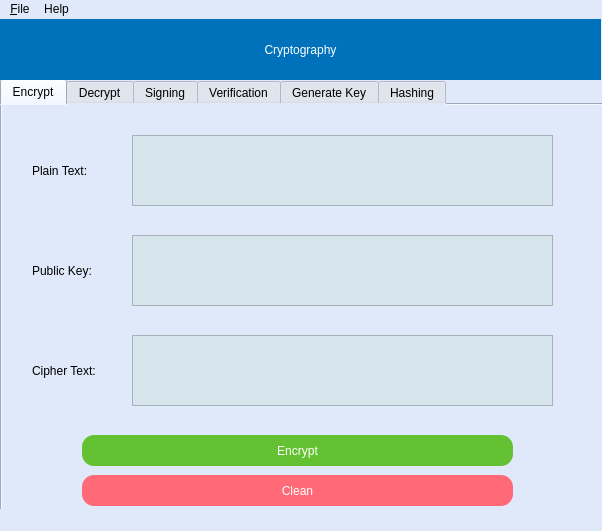
<?xml version="1.0" encoding="UTF-8"?>
<ui version="4.0">
 <class>MainWindow</class>
 <widget class="QMainWindow" name="MainWindow">
  <property name="geometry">
   <rect>
    <x>0</x>
    <y>0</y>
    <width>602</width>
    <height>531</height>
   </rect>
  </property>
  <property name="minimumSize">
   <size>
    <width>602</width>
    <height>531</height>
   </size>
  </property>
  <property name="maximumSize">
   <size>
    <width>602</width>
    <height>531</height>
   </size>
  </property>
  <property name="windowTitle">
   <string>Cryptography</string>
  </property>
  <property name="windowIcon">
   <iconset>
    <normaloff>img/icon.png</normaloff>img/icon.png</iconset>
  </property>
  <property name="styleSheet">
   <string notr="true">background-color: rgb(224, 233, 250);</string>
  </property>
  <widget class="QWidget" name="centralwidget">
   <widget class="QTabWidget" name="tabWidget">
    <property name="geometry">
     <rect>
      <x>0</x>
      <y>60</y>
      <width>661</width>
      <height>531</height>
     </rect>
    </property>
    <property name="minimumSize">
     <size>
      <width>661</width>
      <height>531</height>
     </size>
    </property>
    <property name="maximumSize">
     <size>
      <width>661</width>
      <height>531</height>
     </size>
    </property>
    <property name="styleSheet">
     <string notr="true">background-color: rgb(224, 233, 250);</string>
    </property>
    <property name="currentIndex">
     <number>0</number>
    </property>
    <widget class="QWidget" name="tab">
     <attribute name="title">
      <string>Encrypt</string>
     </attribute>
     <widget class="QLabel" name="label_6">
      <property name="geometry">
       <rect>
        <x>30</x>
        <y>50</y>
        <width>81</width>
        <height>31</height>
       </rect>
      </property>
      <property name="styleSheet">
       <string notr="true">font: 700 11pt &quot;Segoe UI&quot;;</string>
      </property>
      <property name="text">
       <string>Plain Text:</string>
      </property>
     </widget>
     <widget class="QTextEdit" name="textbox_plain_rsa">
      <property name="geometry">
       <rect>
        <x>130</x>
        <y>30</y>
        <width>421</width>
        <height>71</height>
       </rect>
      </property>
      <property name="styleSheet">
       <string notr="true">color: rgb(34, 109, 121);
font: 700 11pt &quot;Segoe UI&quot;;
background-color: rgb(213, 229, 235);</string>
      </property>
      <property name="placeholderText">
       <string/>
      </property>
     </widget>
     <widget class="QLabel" name="label_7">
      <property name="geometry">
       <rect>
        <x>30</x>
        <y>250</y>
        <width>91</width>
        <height>31</height>
       </rect>
      </property>
      <property name="styleSheet">
       <string notr="true">font: 700 11pt &quot;Segoe UI&quot;;</string>
      </property>
      <property name="text">
       <string>Cipher Text:</string>
      </property>
     </widget>
     <widget class="QTextEdit" name="textbox_cipher_rsa">
      <property name="geometry">
       <rect>
        <x>130</x>
        <y>230</y>
        <width>421</width>
        <height>71</height>
       </rect>
      </property>
      <property name="styleSheet">
       <string notr="true">color: rgb(34, 109, 121);
font: 700 11pt &quot;Segoe UI&quot;;
background-color: rgb(213, 229, 235);</string>
      </property>
     </widget>
     <widget class="QTextEdit" name="textbox_public_rsa">
      <property name="geometry">
       <rect>
        <x>130</x>
        <y>130</y>
        <width>421</width>
        <height>71</height>
       </rect>
      </property>
      <property name="styleSheet">
       <string notr="true">color: rgb(34, 109, 121);
font: 700 11pt &quot;Segoe UI&quot;;
background-color: rgb(213, 229, 235);</string>
      </property>
     </widget>
     <widget class="QLabel" name="label_12">
      <property name="geometry">
       <rect>
        <x>30</x>
        <y>150</y>
        <width>91</width>
        <height>31</height>
       </rect>
      </property>
      <property name="styleSheet">
       <string notr="true">font: 700 11pt &quot;Segoe UI&quot;;</string>
      </property>
      <property name="text">
       <string>Public Key:</string>
      </property>
     </widget>
     <widget class="QPushButton" name="btn_encrypt_rsa">
      <property name="geometry">
       <rect>
        <x>80</x>
        <y>330</y>
        <width>431</width>
        <height>31</height>
       </rect>
      </property>
      <property name="styleSheet">
       <string notr="true">QPushButton{
font: 700 13pt &quot;Segoe UI&quot;;
border-radius:12%;
background-color:#63c132;
color: rgb(255, 255, 255);
}
QPushButton:pressed{
	background-color: rgb(81, 157, 41);
}

</string>
      </property>
      <property name="text">
       <string>Encrypt</string>
      </property>
     </widget>
     <widget class="QPushButton" name="btn_clean_en">
      <property name="geometry">
       <rect>
        <x>80</x>
        <y>370</y>
        <width>431</width>
        <height>31</height>
       </rect>
      </property>
      <property name="styleSheet">
       <string notr="true">QPushButton{
font: 700 13pt &quot;Segoe UI&quot;;
border-radius:12%;
background-color:#ff6978;
color: rgb(255, 255, 255);
}
QPushButton:pressed{
	background-color: rgb(227, 93, 107);
}

</string>
      </property>
      <property name="text">
       <string>Clean</string>
      </property>
     </widget>
    </widget>
    <widget class="QWidget" name="tab_2">
     <attribute name="title">
      <string>Decrypt</string>
     </attribute>
     <widget class="QTextEdit" name="textbox_Private_rsa">
      <property name="geometry">
       <rect>
        <x>130</x>
        <y>130</y>
        <width>421</width>
        <height>71</height>
       </rect>
      </property>
      <property name="styleSheet">
       <string notr="true">color: rgb(34, 109, 121);
font: 700 11pt &quot;Segoe UI&quot;;
background-color: rgb(213, 229, 235);</string>
      </property>
     </widget>
     <widget class="QLabel" name="label_13">
      <property name="geometry">
       <rect>
        <x>30</x>
        <y>50</y>
        <width>91</width>
        <height>31</height>
       </rect>
      </property>
      <property name="styleSheet">
       <string notr="true">font: 700 11pt &quot;Segoe UI&quot;;</string>
      </property>
      <property name="text">
       <string>Cipher Text:</string>
      </property>
     </widget>
     <widget class="QLabel" name="label_14">
      <property name="geometry">
       <rect>
        <x>30</x>
        <y>150</y>
        <width>91</width>
        <height>31</height>
       </rect>
      </property>
      <property name="styleSheet">
       <string notr="true">font: 700 11pt &quot;Segoe UI&quot;;</string>
      </property>
      <property name="text">
       <string>Private Key:</string>
      </property>
     </widget>
     <widget class="QTextEdit" name="textbox_plain_rsa_de">
      <property name="geometry">
       <rect>
        <x>130</x>
        <y>230</y>
        <width>421</width>
        <height>71</height>
       </rect>
      </property>
      <property name="styleSheet">
       <string notr="true">color: rgb(34, 109, 121);
font: 700 11pt &quot;Segoe UI&quot;;
background-color: rgb(213, 229, 235);</string>
      </property>
     </widget>
     <widget class="QPushButton" name="btn_decrypt_rsa">
      <property name="geometry">
       <rect>
        <x>80</x>
        <y>330</y>
        <width>431</width>
        <height>31</height>
       </rect>
      </property>
      <property name="styleSheet">
       <string notr="true">QPushButton{
font: 700 13pt &quot;Segoe UI&quot;;
border-radius:12%;
background-color:#63c132;
color: rgb(255, 255, 255);
}
QPushButton:pressed{
	background-color: rgb(81, 157, 41);
}

</string>
      </property>
      <property name="text">
       <string>Decrypt</string>
      </property>
     </widget>
     <widget class="QTextEdit" name="textbox_cipher_rsa_de">
      <property name="geometry">
       <rect>
        <x>130</x>
        <y>30</y>
        <width>421</width>
        <height>71</height>
       </rect>
      </property>
      <property name="styleSheet">
       <string notr="true">color: rgb(34, 109, 121);
font: 700 11pt &quot;Segoe UI&quot;;
background-color: rgb(213, 229, 235);</string>
      </property>
     </widget>
     <widget class="QLabel" name="label_15">
      <property name="geometry">
       <rect>
        <x>30</x>
        <y>250</y>
        <width>91</width>
        <height>31</height>
       </rect>
      </property>
      <property name="styleSheet">
       <string notr="true">font: 700 11pt &quot;Segoe UI&quot;;</string>
      </property>
      <property name="text">
       <string>Plain Text:</string>
      </property>
     </widget>
     <widget class="QPushButton" name="btn_clean_de">
      <property name="geometry">
       <rect>
        <x>80</x>
        <y>370</y>
        <width>431</width>
        <height>31</height>
       </rect>
      </property>
      <property name="styleSheet">
       <string notr="true">QPushButton{
font: 700 13pt &quot;Segoe UI&quot;;
border-radius:12%;
background-color:#ff6978;
color: rgb(255, 255, 255);
}
QPushButton:pressed{
	background-color: rgb(227, 93, 107);
}

</string>
      </property>
      <property name="text">
       <string>Clean</string>
      </property>
     </widget>
    </widget>
    <widget class="QWidget" name="tab_3">
     <attribute name="title">
      <string>Signing</string>
     </attribute>
     <widget class="QLabel" name="label_16">
      <property name="geometry">
       <rect>
        <x>30</x>
        <y>50</y>
        <width>81</width>
        <height>31</height>
       </rect>
      </property>
      <property name="styleSheet">
       <string notr="true">font: 700 11pt &quot;Segoe UI&quot;;</string>
      </property>
      <property name="text">
       <string>Plain Text:</string>
      </property>
     </widget>
     <widget class="QTextEdit" name="textbox_plain_sign_rsa">
      <property name="geometry">
       <rect>
        <x>130</x>
        <y>30</y>
        <width>421</width>
        <height>71</height>
       </rect>
      </property>
      <property name="styleSheet">
       <string notr="true">color: rgb(34, 109, 121);
font: 700 11pt &quot;Segoe UI&quot;;
background-color: rgb(213, 229, 235);</string>
      </property>
     </widget>
     <widget class="QTextEdit" name="textbox_private_sign_rsa">
      <property name="geometry">
       <rect>
        <x>130</x>
        <y>130</y>
        <width>421</width>
        <height>71</height>
       </rect>
      </property>
      <property name="styleSheet">
       <string notr="true">color: rgb(34, 109, 121);
font: 700 11pt &quot;Segoe UI&quot;;
background-color: rgb(213, 229, 235);</string>
      </property>
     </widget>
     <widget class="QLabel" name="label_17">
      <property name="geometry">
       <rect>
        <x>30</x>
        <y>150</y>
        <width>91</width>
        <height>31</height>
       </rect>
      </property>
      <property name="styleSheet">
       <string notr="true">font: 700 11pt &quot;Segoe UI&quot;;</string>
      </property>
      <property name="text">
       <string>Private Key:</string>
      </property>
     </widget>
     <widget class="QTextEdit" name="textbox_signed_rsa">
      <property name="geometry">
       <rect>
        <x>130</x>
        <y>230</y>
        <width>421</width>
        <height>71</height>
       </rect>
      </property>
      <property name="styleSheet">
       <string notr="true">color: rgb(34, 109, 121);
font: 700 11pt &quot;Segoe UI&quot;;
background-color: rgb(213, 229, 235);</string>
      </property>
     </widget>
     <widget class="QPushButton" name="btn_signing_rsa">
      <property name="geometry">
       <rect>
        <x>80</x>
        <y>330</y>
        <width>431</width>
        <height>31</height>
       </rect>
      </property>
      <property name="styleSheet">
       <string notr="true">QPushButton{
font: 700 13pt &quot;Segoe UI&quot;;
border-radius:12%;
background-color:#63c132;
color: rgb(255, 255, 255);
}
QPushButton:pressed{
	background-color: rgb(81, 157, 41);
}

</string>
      </property>
      <property name="text">
       <string>Signing</string>
      </property>
     </widget>
     <widget class="QLabel" name="label_18">
      <property name="geometry">
       <rect>
        <x>30</x>
        <y>250</y>
        <width>91</width>
        <height>31</height>
       </rect>
      </property>
      <property name="styleSheet">
       <string notr="true">font: 700 11pt &quot;Segoe UI&quot;;</string>
      </property>
      <property name="text">
       <string>Signed Text:</string>
      </property>
     </widget>
     <widget class="QPushButton" name="btn_clean_sig">
      <property name="geometry">
       <rect>
        <x>80</x>
        <y>370</y>
        <width>431</width>
        <height>31</height>
       </rect>
      </property>
      <property name="styleSheet">
       <string notr="true">QPushButton{
font: 700 13pt &quot;Segoe UI&quot;;
border-radius:12%;
background-color:#ff6978;
color: rgb(255, 255, 255);
}
QPushButton:pressed{
	background-color: rgb(227, 93, 107);
}

</string>
      </property>
      <property name="text">
       <string>Clean</string>
      </property>
     </widget>
    </widget>
    <widget class="QWidget" name="tab_4">
     <attribute name="title">
      <string>Verification</string>
     </attribute>
     <widget class="QTextEdit" name="textbox_plain_veri_rsa">
      <property name="geometry">
       <rect>
        <x>130</x>
        <y>30</y>
        <width>421</width>
        <height>71</height>
       </rect>
      </property>
      <property name="styleSheet">
       <string notr="true">color: rgb(34, 109, 121);
font: 700 11pt &quot;Segoe UI&quot;;
background-color: rgb(213, 229, 235);</string>
      </property>
     </widget>
     <widget class="QLabel" name="label_19">
      <property name="geometry">
       <rect>
        <x>30</x>
        <y>250</y>
        <width>91</width>
        <height>31</height>
       </rect>
      </property>
      <property name="styleSheet">
       <string notr="true">font: 700 11pt &quot;Segoe UI&quot;;</string>
      </property>
      <property name="text">
       <string>Public Key:</string>
      </property>
     </widget>
     <widget class="QLabel" name="label_20">
      <property name="geometry">
       <rect>
        <x>30</x>
        <y>50</y>
        <width>81</width>
        <height>31</height>
       </rect>
      </property>
      <property name="styleSheet">
       <string notr="true">font: 700 11pt &quot;Segoe UI&quot;;</string>
      </property>
      <property name="text">
       <string>Plain Text:</string>
      </property>
     </widget>
     <widget class="QTextEdit" name="textbox_public_veri_rsa">
      <property name="geometry">
       <rect>
        <x>130</x>
        <y>230</y>
        <width>421</width>
        <height>71</height>
       </rect>
      </property>
      <property name="styleSheet">
       <string notr="true">color: rgb(34, 109, 121);
font: 700 11pt &quot;Segoe UI&quot;;
background-color: rgb(213, 229, 235);</string>
      </property>
     </widget>
     <widget class="QPushButton" name="btn_verification_rsa">
      <property name="geometry">
       <rect>
        <x>80</x>
        <y>330</y>
        <width>431</width>
        <height>31</height>
       </rect>
      </property>
      <property name="styleSheet">
       <string notr="true">QPushButton{
font: 700 13pt &quot;Segoe UI&quot;;
border-radius:12%;
background-color:#63c132;
color: rgb(255, 255, 255);
}
QPushButton:pressed{
	background-color: rgb(81, 157, 41);
}

</string>
      </property>
      <property name="text">
       <string>Verification</string>
      </property>
     </widget>
     <widget class="QLabel" name="label_22">
      <property name="geometry">
       <rect>
        <x>30</x>
        <y>150</y>
        <width>91</width>
        <height>31</height>
       </rect>
      </property>
      <property name="styleSheet">
       <string notr="true">font: 700 11pt &quot;Segoe UI&quot;;</string>
      </property>
      <property name="text">
       <string>Signed Text:</string>
      </property>
     </widget>
     <widget class="QTextEdit" name="textbox_signed_veri_rsa">
      <property name="geometry">
       <rect>
        <x>130</x>
        <y>130</y>
        <width>421</width>
        <height>71</height>
       </rect>
      </property>
      <property name="styleSheet">
       <string notr="true">color: rgb(34, 109, 121);
font: 700 11pt &quot;Segoe UI&quot;;
background-color: rgb(213, 229, 235);</string>
      </property>
     </widget>
     <widget class="QPushButton" name="btn_clean_ver">
      <property name="geometry">
       <rect>
        <x>80</x>
        <y>370</y>
        <width>431</width>
        <height>31</height>
       </rect>
      </property>
      <property name="styleSheet">
       <string notr="true">QPushButton{
font: 700 13pt &quot;Segoe UI&quot;;
border-radius:12%;
background-color:#ff6978;
color: rgb(255, 255, 255);
}
QPushButton:pressed{
	background-color: rgb(227, 93, 107);
}

</string>
      </property>
      <property name="text">
       <string>Clean</string>
      </property>
     </widget>
    </widget>
    <widget class="QWidget" name="tab_5">
     <attribute name="title">
      <string>Generate Key</string>
     </attribute>
     <widget class="QLabel" name="label_2">
      <property name="geometry">
       <rect>
        <x>30</x>
        <y>140</y>
        <width>81</width>
        <height>31</height>
       </rect>
      </property>
      <property name="styleSheet">
       <string notr="true">font: 700 11pt &quot;Segoe UI&quot;;</string>
      </property>
      <property name="text">
       <string>Public Key:</string>
      </property>
     </widget>
     <widget class="QLabel" name="label_3">
      <property name="geometry">
       <rect>
        <x>30</x>
        <y>250</y>
        <width>91</width>
        <height>31</height>
       </rect>
      </property>
      <property name="styleSheet">
       <string notr="true">font: 700 11pt &quot;Segoe UI&quot;;</string>
      </property>
      <property name="text">
       <string>Private Key:</string>
      </property>
     </widget>
     <widget class="QTextEdit" name="text_public">
      <property name="geometry">
       <rect>
        <x>130</x>
        <y>120</y>
        <width>421</width>
        <height>71</height>
       </rect>
      </property>
      <property name="styleSheet">
       <string notr="true">color: rgb(34, 109, 121);
font: 700 13pt &quot;Segoe UI&quot;;
background-color: rgb(213, 229, 235);</string>
      </property>
     </widget>
     <widget class="QTextEdit" name="text_private">
      <property name="geometry">
       <rect>
        <x>130</x>
        <y>230</y>
        <width>421</width>
        <height>71</height>
       </rect>
      </property>
      <property name="styleSheet">
       <string notr="true">color: rgb(34, 109, 121);
font: 700 13pt &quot;Segoe UI&quot;;
background-color: rgb(213, 229, 235);</string>
      </property>
     </widget>
     <widget class="QPushButton" name="btn_generate">
      <property name="geometry">
       <rect>
        <x>80</x>
        <y>330</y>
        <width>431</width>
        <height>31</height>
       </rect>
      </property>
      <property name="styleSheet">
       <string notr="true">QPushButton{
font: 700 14pt &quot;Segoe UI&quot;;
border-radius:12%;
background-color:#63c132;
color: rgb(255, 255, 255);
}
QPushButton:pressed{
	background-color: rgb(81, 157, 41);
}
</string>
      </property>
      <property name="text">
       <string>Generate Key</string>
      </property>
     </widget>
     <widget class="QPushButton" name="btn_clean_gen">
      <property name="geometry">
       <rect>
        <x>80</x>
        <y>370</y>
        <width>431</width>
        <height>31</height>
       </rect>
      </property>
      <property name="styleSheet">
       <string notr="true">QPushButton{
font: 700 13pt &quot;Segoe UI&quot;;
border-radius:12%;
background-color:#ff6978;
color: rgb(255, 255, 255);
}
QPushButton:pressed{
	background-color: rgb(227, 93, 107);
}

</string>
      </property>
      <property name="text">
       <string>Clean</string>
      </property>
     </widget>
     <widget class="QLabel" name="label_4">
      <property name="geometry">
       <rect>
        <x>10</x>
        <y>10</y>
        <width>581</width>
        <height>51</height>
       </rect>
      </property>
      <property name="styleSheet">
       <string notr="true">color: rgb(0, 114, 187);
font: 700 italic 17pt &quot;Segoe UI&quot;;
</string>
      </property>
      <property name="text">
       <string>RSA Key Generator</string>
      </property>
      <property name="alignment">
       <set>Qt::AlignCenter</set>
      </property>
     </widget>
     <widget class="QLabel" name="label_5">
      <property name="geometry">
       <rect>
        <x>20</x>
        <y>70</y>
        <width>471</width>
        <height>31</height>
       </rect>
      </property>
      <property name="styleSheet">
       <string notr="true">color: rgb(0, 114, 187);
font: 700 12pt &quot;Segoe UI&quot;;</string>
      </property>
      <property name="text">
       <string>* The Public Key &amp; Private Key expires after 20 seconds.</string>
      </property>
     </widget>
    </widget>
    <widget class="QWidget" name="tab_6">
     <attribute name="title">
      <string>Hashing</string>
     </attribute>
     <widget class="QLabel" name="label_23">
      <property name="geometry">
       <rect>
        <x>20</x>
        <y>50</y>
        <width>81</width>
        <height>31</height>
       </rect>
      </property>
      <property name="styleSheet">
       <string notr="true">font: 700 11pt &quot;Segoe UI&quot;;</string>
      </property>
      <property name="text">
       <string>Plain Text:</string>
      </property>
     </widget>
     <widget class="QTextEdit" name="text_plain_hash">
      <property name="geometry">
       <rect>
        <x>130</x>
        <y>30</y>
        <width>421</width>
        <height>71</height>
       </rect>
      </property>
      <property name="styleSheet">
       <string notr="true">color: rgb(34, 109, 121);
font: 700 11pt &quot;Segoe UI&quot;;
background-color: rgb(213, 229, 235);</string>
      </property>
     </widget>
     <widget class="QPushButton" name="btn_hash">
      <property name="geometry">
       <rect>
        <x>80</x>
        <y>330</y>
        <width>431</width>
        <height>31</height>
       </rect>
      </property>
      <property name="styleSheet">
       <string notr="true">QPushButton{
font: 700 14pt &quot;Segoe UI&quot;;
border-radius:12%;
background-color:#63c132;
color: rgb(255, 255, 255);
}
QPushButton:pressed{
	background-color: rgb(81, 157, 41);
}
</string>
      </property>
      <property name="text">
       <string>Hash</string>
      </property>
     </widget>
     <widget class="QLabel" name="label_24">
      <property name="geometry">
       <rect>
        <x>20</x>
        <y>220</y>
        <width>91</width>
        <height>31</height>
       </rect>
      </property>
      <property name="styleSheet">
       <string notr="true">font: 700 11pt &quot;Segoe UI&quot;;</string>
      </property>
      <property name="text">
       <string>Hashed Text:</string>
      </property>
     </widget>
     <widget class="QTextEdit" name="text_hashed_hash">
      <property name="geometry">
       <rect>
        <x>130</x>
        <y>200</y>
        <width>421</width>
        <height>71</height>
       </rect>
      </property>
      <property name="styleSheet">
       <string notr="true">color: rgb(34, 109, 121);
font: 700 10pt &quot;Segoe UI&quot;;
background-color: rgb(213, 229, 235);</string>
      </property>
     </widget>
     <widget class="QLabel" name="label_25">
      <property name="geometry">
       <rect>
        <x>20</x>
        <y>130</y>
        <width>121</width>
        <height>41</height>
       </rect>
      </property>
      <property name="styleSheet">
       <string notr="true">font: 700 11pt &quot;Segoe UI&quot;;</string>
      </property>
      <property name="text">
       <string>Hash Algorithm:</string>
      </property>
     </widget>
     <widget class="QComboBox" name="combobox">
      <property name="geometry">
       <rect>
        <x>170</x>
        <y>140</y>
        <width>101</width>
        <height>22</height>
       </rect>
      </property>
      <property name="styleSheet">
       <string notr="true">font: 700 10pt &quot;Segoe UI&quot;;</string>
      </property>
      <item>
       <property name="text">
        <string>MD5</string>
       </property>
      </item>
      <item>
       <property name="text">
        <string>SHA-1</string>
       </property>
      </item>
      <item>
       <property name="text">
        <string>SHA-224</string>
       </property>
      </item>
      <item>
       <property name="text">
        <string>SHA-256</string>
       </property>
      </item>
      <item>
       <property name="text">
        <string>SHA-384</string>
       </property>
      </item>
      <item>
       <property name="text">
        <string>SHA-512</string>
       </property>
      </item>
     </widget>
     <widget class="QPushButton" name="btn_clean_hash">
      <property name="geometry">
       <rect>
        <x>80</x>
        <y>370</y>
        <width>431</width>
        <height>31</height>
       </rect>
      </property>
      <property name="styleSheet">
       <string notr="true">QPushButton{
font: 700 13pt &quot;Segoe UI&quot;;
border-radius:12%;
background-color:#ff6978;
color: rgb(255, 255, 255);
}
QPushButton:pressed{
	background-color: rgb(227, 93, 107);
}

</string>
      </property>
      <property name="text">
       <string>Clean</string>
      </property>
     </widget>
    </widget>
   </widget>
   <widget class="QLabel" name="label">
    <property name="geometry">
     <rect>
      <x>0</x>
      <y>0</y>
      <width>601</width>
      <height>61</height>
     </rect>
    </property>
    <property name="styleSheet">
     <string notr="true">background-color: rgb(0, 114, 187);
color: rgb(255, 255, 255);
font: 700 italic 20pt &quot;Segoe UI&quot;;</string>
    </property>
    <property name="text">
     <string>Cryptography</string>
    </property>
    <property name="alignment">
     <set>Qt::AlignCenter</set>
    </property>
   </widget>
  </widget>
  <widget class="QMenuBar" name="menubar">
   <property name="geometry">
    <rect>
     <x>0</x>
     <y>0</y>
     <width>602</width>
     <height>22</height>
    </rect>
   </property>
   <widget class="QMenu" name="menu_File">
    <property name="title">
     <string>&amp;File</string>
    </property>
    <addaction name="exit"/>
   </widget>
   <widget class="QMenu" name="menuHelp">
    <property name="title">
     <string>Help</string>
    </property>
    <addaction name="help_2"/>
    <addaction name="about"/>
   </widget>
   <addaction name="menu_File"/>
   <addaction name="menuHelp"/>
  </widget>
  <widget class="QStatusBar" name="statusbar"/>
  <action name="exit">
   <property name="text">
    <string>Exit</string>
   </property>
   <property name="shortcut">
    <string>Esc</string>
   </property>
  </action>
  <action name="help">
   <property name="text">
    <string>about</string>
   </property>
  </action>
  <action name="help_2">
   <property name="text">
    <string>Help</string>
   </property>
  </action>
  <action name="about">
   <property name="text">
    <string>about</string>
   </property>
  </action>
 </widget>
 <resources/>
 <connections/>
</ui>
